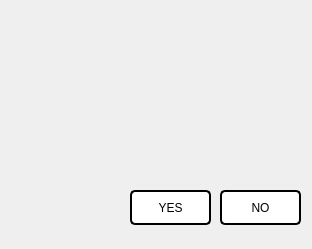
<?xml version="1.0" encoding="UTF-8"?>
<ui version="4.0">
 <class>Dialog_delete</class>
 <widget class="QDialog" name="Dialog_delete">
  <property name="geometry">
   <rect>
    <x>0</x>
    <y>0</y>
    <width>312</width>
    <height>249</height>
   </rect>
  </property>
  <property name="windowTitle">
   <string>Dialog</string>
  </property>
  <widget class="QLabel" name="label">
   <property name="geometry">
    <rect>
     <x>0</x>
     <y>0</y>
     <width>312</width>
     <height>249</height>
    </rect>
   </property>
   <property name="text">
    <string/>
   </property>
   <property name="pixmap">
    <pixmap resource="resources.qrc">:/images/delete_content.png</pixmap>
   </property>
  </widget>
  <widget class="QPushButton" name="yes_btn">
   <property name="geometry">
    <rect>
     <x>130</x>
     <y>190</y>
     <width>81</width>
     <height>35</height>
    </rect>
   </property>
   <property name="toolTip">
    <string>&lt;html&gt;&lt;head/&gt;&lt;body&gt;&lt;p &gt;&lt;br/&gt;&lt;/p&gt;&lt;/body&gt;&lt;/html&gt;</string>
   </property>
   <property name="layoutDirection">
    <enum>Qt::LeftToRight</enum>
   </property>
   <property name="styleSheet">
    <string notr="true">QPushButton{
	font: 700 14pt &quot;맑은 고딕&quot;;
	color: rgb(0,0,0);
	background-color: white;
	border: 2px solid rgb(0,0,0);
	border-radius: 5px;
}</string>
   </property>
   <property name="text">
    <string>YES</string>
   </property>
   <property name="flat">
    <bool>false</bool>
   </property>
  </widget>
  <widget class="QPushButton" name="no_btn">
   <property name="geometry">
    <rect>
     <x>220</x>
     <y>190</y>
     <width>81</width>
     <height>35</height>
    </rect>
   </property>
   <property name="toolTip">
    <string>&lt;html&gt;&lt;head/&gt;&lt;body&gt;&lt;p &gt;&lt;br/&gt;&lt;/p&gt;&lt;/body&gt;&lt;/html&gt;</string>
   </property>
   <property name="layoutDirection">
    <enum>Qt::LeftToRight</enum>
   </property>
   <property name="styleSheet">
    <string notr="true">QPushButton{
	font: 700 14pt &quot;맑은 고딕&quot;;
	color: rgb(0,0,0);
	background-color: white;
	border: 2px solid rgb(0,0,0);
	border-radius: 5px;
}</string>
   </property>
   <property name="text">
    <string>NO</string>
   </property>
   <property name="flat">
    <bool>false</bool>
   </property>
  </widget>
 </widget>
 <resources>
  <include location="resources.qrc"/>
 </resources>
 <connections/>
</ui>
